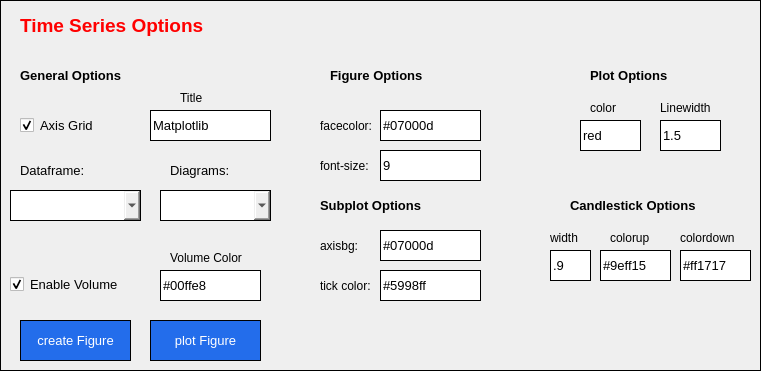
   <widget class="QWidget" name="widget" native="true">
    <property name="geometry">
     <rect>
      <x>10</x>
      <y>10</y>
      <width>761</width>
      <height>371</height>
     </rect>
    </property>
    <property name="styleSheet">
     <string notr="true">border:1px solid black</string>
    </property>
    <widget class="QLabel" name="label_22">
     <property name="geometry">
      <rect>
       <x>20</x>
       <y>60</y>
       <width>161</width>
       <height>31</height>
      </rect>
     </property>
     <property name="font">
      <font>
       <pointsize>10</pointsize>
       <weight>75</weight>
       <bold>true</bold>
      </font>
     </property>
     <property name="styleSheet">
      <string notr="true">border:none</string>
     </property>
     <property name="text">
      <string>General Options</string>
     </property>
    </widget>
    <widget class="QLabel" name="label_2">
     <property name="geometry">
      <rect>
       <x>20</x>
       <y>160</y>
       <width>101</width>
       <height>21</height>
      </rect>
     </property>
     <property name="font">
      <font>
       <pointsize>10</pointsize>
      </font>
     </property>
     <property name="styleSheet">
      <string notr="true">border:none</string>
     </property>
     <property name="text">
      <string>Dataframe:</string>
     </property>
    </widget>
    <widget class="QComboBox" name="variables">
     <property name="geometry">
      <rect>
       <x>10</x>
       <y>190</y>
       <width>131</width>
       <height>31</height>
      </rect>
     </property>
     <property name="font">
      <font>
       <pointsize>10</pointsize>
      </font>
     </property>
    </widget>
    <widget class="QLabel" name="label_16">
     <property name="geometry">
      <rect>
       <x>170</x>
       <y>160</y>
       <width>91</width>
       <height>21</height>
      </rect>
     </property>
     <property name="font">
      <font>
       <pointsize>10</pointsize>
      </font>
     </property>
     <property name="styleSheet">
      <string notr="true">border:none</string>
     </property>
     <property name="text">
      <string>Diagrams:</string>
     </property>
    </widget>
    <widget class="QComboBox" name="diagrams">
     <property name="geometry">
      <rect>
       <x>160</x>
       <y>190</y>
       <width>111</width>
       <height>31</height>
      </rect>
     </property>
     <property name="font">
      <font>
       <pointsize>10</pointsize>
      </font>
     </property>
    </widget>
    <widget class="QPushButton" name="plot_btn">
     <property name="geometry">
      <rect>
       <x>150</x>
       <y>320</y>
       <width>111</width>
       <height>41</height>
      </rect>
     </property>
     <property name="font">
      <font>
       <pointsize>10</pointsize>
      </font>
     </property>
     <property name="styleSheet">
      <string notr="true">background-color:#236deb;color:white</string>
     </property>
     <property name="text">
      <string>plot Figure</string>
     </property>
    </widget>
    <widget class="QLabel" name="label_24">
     <property name="geometry">
      <rect>
       <x>20</x>
       <y>10</y>
       <width>321</width>
       <height>31</height>
      </rect>
     </property>
     <property name="font">
      <font>
       <pointsize>14</pointsize>
       <weight>75</weight>
       <bold>true</bold>
      </font>
     </property>
     <property name="styleSheet">
      <string notr="true">border:none;color: red;</string>
     </property>
     <property name="text">
      <string>Time Series Options</string>
     </property>
    </widget>
    <widget class="QCheckBox" name="axes_grid">
     <property name="geometry">
      <rect>
       <x>20</x>
       <y>110</y>
       <width>121</width>
       <height>31</height>
      </rect>
     </property>
     <property name="font">
      <font>
       <pointsize>10</pointsize>
      </font>
     </property>
     <property name="styleSheet">
      <string notr="true">border:none
</string>
     </property>
     <property name="text">
      <string>Axis Grid</string>
     </property>
     <property name="checked">
      <bool>true</bool>
     </property>
    </widget>
    <widget class="QLineEdit" name="title">
     <property name="geometry">
      <rect>
       <x>150</x>
       <y>110</y>
       <width>121</width>
       <height>31</height>
      </rect>
     </property>
     <property name="font">
      <font>
       <pointsize>10</pointsize>
      </font>
     </property>
     <property name="styleSheet">
      <string notr="true"/>
     </property>
     <property name="text">
      <string>Matplotlib</string>
     </property>
    </widget>
    <widget class="QLabel" name="label_32">
     <property name="geometry">
      <rect>
       <x>180</x>
       <y>90</y>
       <width>51</width>
       <height>16</height>
      </rect>
     </property>
     <property name="styleSheet">
      <string notr="true">border:none
</string>
     </property>
     <property name="text">
      <string>Title</string>
     </property>
    </widget>
    <widget class="QLineEdit" name="linewidth">
     <property name="geometry">
      <rect>
       <x>660</x>
       <y>120</y>
       <width>61</width>
       <height>31</height>
      </rect>
     </property>
     <property name="font">
      <font>
       <pointsize>10</pointsize>
      </font>
     </property>
     <property name="styleSheet">
      <string notr="true"/>
     </property>
     <property name="text">
      <string>1.5</string>
     </property>
    </widget>
    <widget class="QLabel" name="label_39">
     <property name="geometry">
      <rect>
       <x>590</x>
       <y>60</y>
       <width>121</width>
       <height>31</height>
      </rect>
     </property>
     <property name="font">
      <font>
       <pointsize>10</pointsize>
       <weight>75</weight>
       <bold>true</bold>
      </font>
     </property>
     <property name="styleSheet">
      <string notr="true">border:none</string>
     </property>
     <property name="text">
      <string>Plot Options</string>
     </property>
    </widget>
    <widget class="QLabel" name="label_42">
     <property name="geometry">
      <rect>
       <x>660</x>
       <y>100</y>
       <width>61</width>
       <height>16</height>
      </rect>
     </property>
     <property name="styleSheet">
      <string notr="true">border:none
</string>
     </property>
     <property name="text">
      <string>Linewidth</string>
     </property>
    </widget>
    <widget class="QLabel" name="label_40">
     <property name="geometry">
      <rect>
       <x>590</x>
       <y>100</y>
       <width>51</width>
       <height>16</height>
      </rect>
     </property>
     <property name="styleSheet">
      <string notr="true">border:none
</string>
     </property>
     <property name="text">
      <string>color</string>
     </property>
    </widget>
    <widget class="QLineEdit" name="color">
     <property name="geometry">
      <rect>
       <x>580</x>
       <y>120</y>
       <width>61</width>
       <height>31</height>
      </rect>
     </property>
     <property name="font">
      <font>
       <pointsize>10</pointsize>
      </font>
     </property>
     <property name="styleSheet">
      <string notr="true"/>
     </property>
     <property name="text">
      <string>red</string>
     </property>
    </widget>
    <widget class="QLabel" name="label_49">
     <property name="geometry">
      <rect>
       <x>570</x>
       <y>190</y>
       <width>171</width>
       <height>31</height>
      </rect>
     </property>
     <property name="font">
      <font>
       <pointsize>10</pointsize>
       <weight>75</weight>
       <bold>true</bold>
      </font>
     </property>
     <property name="styleSheet">
      <string notr="true">border:none</string>
     </property>
     <property name="text">
      <string>Candlestick Options</string>
     </property>
    </widget>
    <widget class="QLabel" name="label_48">
     <property name="geometry">
      <rect>
       <x>330</x>
       <y>60</y>
       <width>131</width>
       <height>31</height>
      </rect>
     </property>
     <property name="font">
      <font>
       <pointsize>10</pointsize>
       <weight>75</weight>
       <bold>true</bold>
      </font>
     </property>
     <property name="styleSheet">
      <string notr="true">border:none</string>
     </property>
     <property name="text">
      <string>Figure Options</string>
     </property>
    </widget>
    <widget class="QPushButton" name="create_btn">
     <property name="geometry">
      <rect>
       <x>20</x>
       <y>320</y>
       <width>111</width>
       <height>41</height>
      </rect>
     </property>
     <property name="font">
      <font>
       <pointsize>10</pointsize>
      </font>
     </property>
     <property name="styleSheet">
      <string notr="true">background-color:#236deb;color:white</string>
     </property>
     <property name="text">
      <string>create Figure</string>
     </property>
    </widget>
    <widget class="QLineEdit" name="facecolor">
     <property name="geometry">
      <rect>
       <x>380</x>
       <y>110</y>
       <width>101</width>
       <height>31</height>
      </rect>
     </property>
     <property name="font">
      <font>
       <pointsize>10</pointsize>
      </font>
     </property>
     <property name="styleSheet">
      <string notr="true"/>
     </property>
     <property name="text">
      <string>#07000d</string>
     </property>
    </widget>
    <widget class="QLabel" name="label_34">
     <property name="geometry">
      <rect>
       <x>320</x>
       <y>110</y>
       <width>51</width>
       <height>31</height>
      </rect>
     </property>
     <property name="styleSheet">
      <string notr="true">border:none</string>
     </property>
     <property name="text">
      <string>facecolor:</string>
     </property>
    </widget>
    <widget class="QLabel" name="label_50">
     <property name="geometry">
      <rect>
       <x>320</x>
       <y>190</y>
       <width>151</width>
       <height>31</height>
      </rect>
     </property>
     <property name="font">
      <font>
       <pointsize>10</pointsize>
       <weight>75</weight>
       <bold>true</bold>
      </font>
     </property>
     <property name="styleSheet">
      <string notr="true">border:none</string>
     </property>
     <property name="text">
      <string>Subplot Options</string>
     </property>
    </widget>
    <widget class="QLabel" name="label_35">
     <property name="geometry">
      <rect>
       <x>320</x>
       <y>150</y>
       <width>51</width>
       <height>31</height>
      </rect>
     </property>
     <property name="styleSheet">
      <string notr="true">border:none</string>
     </property>
     <property name="text">
      <string>font-size:</string>
     </property>
    </widget>
    <widget class="QLineEdit" name="font_size">
     <property name="geometry">
      <rect>
       <x>380</x>
       <y>150</y>
       <width>101</width>
       <height>31</height>
      </rect>
     </property>
     <property name="font">
      <font>
       <pointsize>10</pointsize>
      </font>
     </property>
     <property name="styleSheet">
      <string notr="true"/>
     </property>
     <property name="text">
      <string>9</string>
     </property>
    </widget>
    <widget class="QLabel" name="label_36">
     <property name="geometry">
      <rect>
       <x>320</x>
       <y>230</y>
       <width>41</width>
       <height>31</height>
      </rect>
     </property>
     <property name="styleSheet">
      <string notr="true">border:none</string>
     </property>
     <property name="text">
      <string>axisbg:</string>
     </property>
    </widget>
    <widget class="QLineEdit" name="axisbg">
     <property name="geometry">
      <rect>
       <x>380</x>
       <y>230</y>
       <width>101</width>
       <height>31</height>
      </rect>
     </property>
     <property name="font">
      <font>
       <pointsize>10</pointsize>
      </font>
     </property>
     <property name="styleSheet">
      <string notr="true"/>
     </property>
     <property name="text">
      <string>#07000d</string>
     </property>
    </widget>
    <widget class="QLabel" name="label_51">
     <property name="geometry">
      <rect>
       <x>320</x>
       <y>270</y>
       <width>61</width>
       <height>31</height>
      </rect>
     </property>
     <property name="styleSheet">
      <string notr="true">border:none</string>
     </property>
     <property name="text">
      <string>tick color:</string>
     </property>
    </widget>
    <widget class="QLineEdit" name="tick_color">
     <property name="geometry">
      <rect>
       <x>380</x>
       <y>270</y>
       <width>101</width>
       <height>31</height>
      </rect>
     </property>
     <property name="font">
      <font>
       <pointsize>10</pointsize>
      </font>
     </property>
     <property name="styleSheet">
      <string notr="true"/>
     </property>
     <property name="text">
      <string>#5998ff</string>
     </property>
    </widget>
    <widget class="QLineEdit" name="candle_width">
     <property name="geometry">
      <rect>
       <x>550</x>
       <y>250</y>
       <width>41</width>
       <height>31</height>
      </rect>
     </property>
     <property name="font">
      <font>
       <pointsize>10</pointsize>
      </font>
     </property>
     <property name="styleSheet">
      <string notr="true"/>
     </property>
     <property name="text">
      <string>.9</string>
     </property>
    </widget>
    <widget class="QLabel" name="label_52">
     <property name="geometry">
      <rect>
       <x>550</x>
       <y>230</y>
       <width>31</width>
       <height>16</height>
      </rect>
     </property>
     <property name="styleSheet">
      <string notr="true">border:none
</string>
     </property>
     <property name="text">
      <string>width</string>
     </property>
    </widget>
    <widget class="QLabel" name="label_53">
     <property name="geometry">
      <rect>
       <x>610</x>
       <y>230</y>
       <width>61</width>
       <height>16</height>
      </rect>
     </property>
     <property name="styleSheet">
      <string notr="true">border:none
</string>
     </property>
     <property name="text">
      <string>colorup</string>
     </property>
    </widget>
    <widget class="QLineEdit" name="colorup">
     <property name="geometry">
      <rect>
       <x>600</x>
       <y>250</y>
       <width>71</width>
       <height>31</height>
      </rect>
     </property>
     <property name="font">
      <font>
       <pointsize>10</pointsize>
      </font>
     </property>
     <property name="styleSheet">
      <string notr="true"/>
     </property>
     <property name="text">
      <string>#9eff15</string>
     </property>
    </widget>
    <widget class="QLabel" name="label_54">
     <property name="geometry">
      <rect>
       <x>680</x>
       <y>230</y>
       <width>71</width>
       <height>16</height>
      </rect>
     </property>
     <property name="styleSheet">
      <string notr="true">border:none
</string>
     </property>
     <property name="text">
      <string>colordown</string>
     </property>
    </widget>
    <widget class="QLineEdit" name="colordown">
     <property name="geometry">
      <rect>
       <x>680</x>
       <y>250</y>
       <width>71</width>
       <height>31</height>
      </rect>
     </property>
     <property name="font">
      <font>
       <pointsize>10</pointsize>
      </font>
     </property>
     <property name="styleSheet">
      <string notr="true"/>
     </property>
     <property name="text">
      <string>#ff1717</string>
     </property>
    </widget>
    <widget class="QCheckBox" name="volume_radio">
     <property name="geometry">
      <rect>
       <x>10</x>
       <y>269</y>
       <width>141</width>
       <height>31</height>
      </rect>
     </property>
     <property name="font">
      <font>
       <pointsize>10</pointsize>
      </font>
     </property>
     <property name="styleSheet">
      <string notr="true">border:none</string>
     </property>
     <property name="text">
      <string>Enable Volume</string>
     </property>
     <property name="checked">
      <bool>true</bool>
     </property>
    </widget>
    <widget class="QLabel" name="label_60">
     <property name="geometry">
      <rect>
       <x>170</x>
       <y>250</y>
       <width>81</width>
       <height>16</height>
      </rect>
     </property>
     <property name="styleSheet">
      <string notr="true">border:none</string>
     </property>
     <property name="text">
      <string>Volume Color</string>
     </property>
    </widget>
    <widget class="QLineEdit" name="vol_color">
     <property name="geometry">
      <rect>
       <x>160</x>
       <y>270</y>
       <width>101</width>
       <height>31</height>
      </rect>
     </property>
     <property name="font">
      <font>
       <pointsize>10</pointsize>
      </font>
     </property>
     <property name="styleSheet">
      <string notr="true"/>
     </property>
     <property name="text">
      <string>#00ffe8</string>
     </property>
    </widget>
   </widget>
